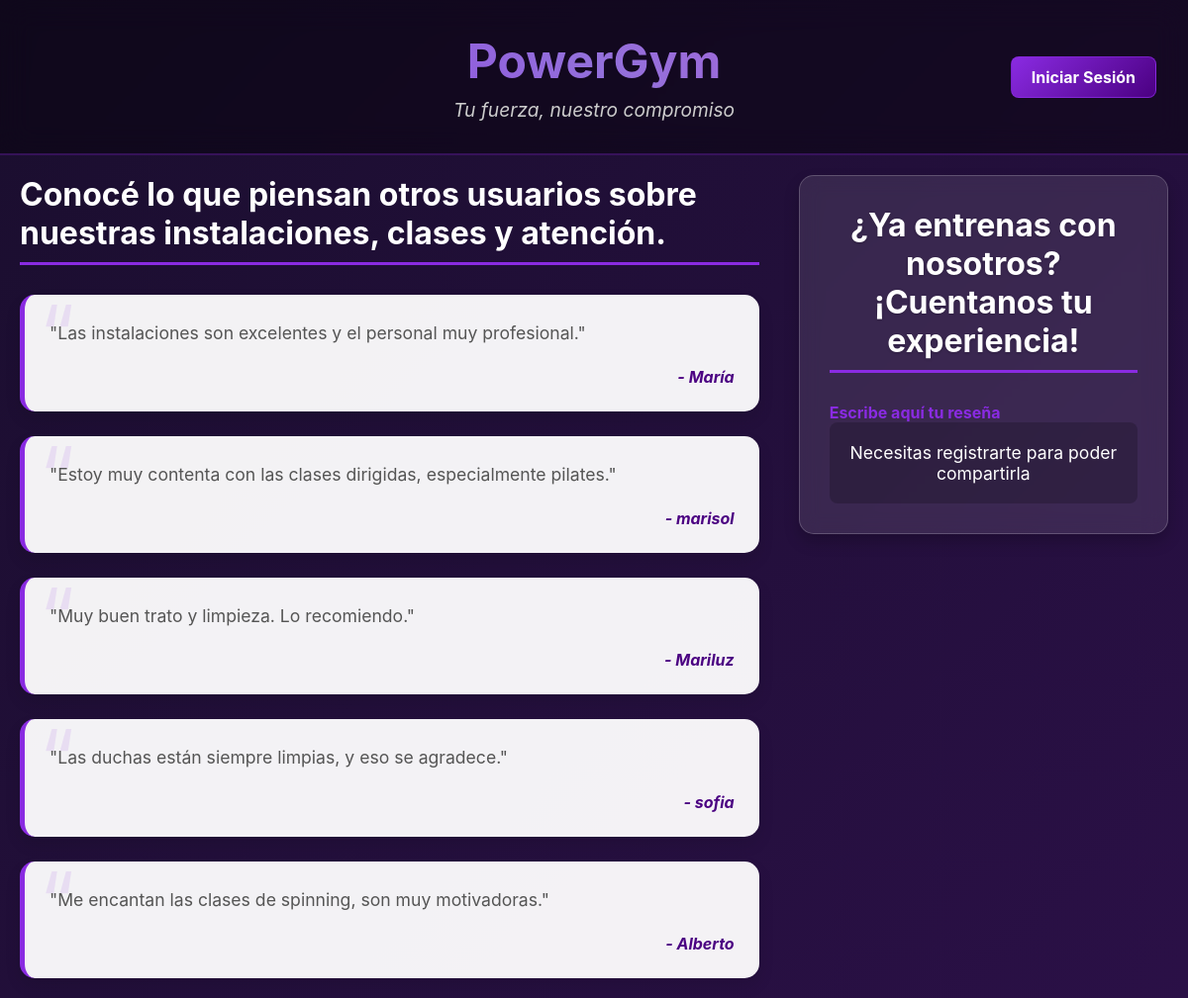
Page /testimonios.php on the committed database.
### tables this page shows
CREATE TABLE IF NOT EXISTS `testimonios` (
  `id` int(11) NOT NULL AUTO_INCREMENT,
  `id_usuario` int(11) DEFAULT NULL,
  `mensaje` text DEFAULT NULL,
  `fecha` date DEFAULT curdate(),
  `visible` tinyint(1) DEFAULT 1,
  PRIMARY KEY (`id`),
  KEY `id_usuario` (`id_usuario`)
);

CREATE TABLE IF NOT EXISTS `usuarios` (
  `id` int(11) NOT NULL AUTO_INCREMENT,
  `nombre` varchar(100) NOT NULL,
  `apellido` varchar(100) NOT NULL,
  `email` varchar(150) NOT NULL,
  `password` varchar(255) NOT NULL,
  `fecha_registro` date NOT NULL DEFAULT current_timestamp(),
  `token` varchar(64) NOT NULL,
  `token_recuperacion` varchar(64) NOT NULL,
  `verificado` int(11) NOT NULL,
  `intentos_fallidos` int(11) NOT NULL,
  `bloqueado` tinyint(4) NOT NULL,
  `ultima_conexion` datetime DEFAULT NULL,
  `tipo` tinyint(1) NOT NULL DEFAULT 0,
  PRIMARY KEY (`id`),
  UNIQUE KEY `email` (`email`)
);

### config/database.php (called while the page is built, shortened)
<?php
class Database {
    private $host = DB_HOST;
    private $username = DB_USER;
    private $password = DB_PASS;
    private $database = DB_NAME;
    private $conexion;
    private function connect(){
        $this->conexion = new mysqli($this->host, $this->username, $this->password, $this->database);
        $this->conexion->set_charset("utf8");
    }
    public function getConexion(){
        return $this->conexion;
    }
}

### controllers/testimonioController.php (called while the page is built, shortened)
<?php
require_once __DIR__ . '/../config/database.php';
require_once __DIR__ . '/../data/testimonioDB.php';
class TestimonioController {
    private $testimonioDB;
    public function __construct() {
        $database = new Database();
        $this->testimonioDB = new testimonioDB($database);
    }
    public function obtenerTestimoniosParaWeb() {
        return $this->testimonioDB->obtenerTestimoniosVisibles();
    }
}

### data/testimonioDB.php (called while the page is built, shortened)
<?php
class testimonioDB {
    private $db;
    public function __construct($database){
        $this->db = $database->getConexion();
    }
    public function obtenerTestimoniosVisibles() {
        $sql = "
            SELECT t.id, t.mensaje, t.fecha, u.nombre AS nombre_usuario
            FROM testimonios t
            JOIN usuarios u ON t.id_usuario = u.id
            WHERE t.visible = 1
            ORDER BY t.fecha DESC
        ";
        $resultado = $this->db->query($sql);
        $testimonios = [];
        if ($resultado && $resultado->num_rows > 0) {
            while ($row = $resultado->fetch_assoc()) {
                $testimonios[] = $row;
            }
        }
        return $testimonios;
    }
}

### testimonios.php (the view, shortened to what this page needs)
<?php
require_once __DIR__ . '/controllers/testimonioController.php';
$testimonioController = new TestimonioController();
$testimonios_visibles = $testimonioController->obtenerTestimoniosParaWeb();
$mensaje_val = $_POST['mensaje'] ?? '';
$is_logged_in = isset($_SESSION['usuario_id']);
?>
<!DOCTYPE html>
<html lang="es">
<head>
    <link rel="stylesheet" href="cs/estilos.css">
</head>
<body>
    <header class="header">
        <div class="logo">
            <a href="index.html" style="text-decoration: none; color: inherit;"><h1>PowerGym</h1></a>
            <p>Tu fuerza, nuestro compromiso</p>
        </div>
        <div class="header-buttons">
            <a href="login.php?action=login" id="login-button" class="login-btn">Iniciar Sesión</a>
        </div>
    </header>
    <div class="page-container">
        <div class="reseñas-layout">
            <div class="reseñas-columna">
                <h2>Conocé lo que piensan otros usuarios sobre nuestras instalaciones, clases y atención.</h2>
                <?php if (empty($testimonios_visibles)): ?>
                    <p style="color: white;">Aún no hay reseñas publicadas. ¡Sé el primero en dejar una!</p>
                <?php else: ?>
                    <div class="testimonios-grid">
                        <?php foreach ($testimonios_visibles as $testimonio): ?>
                            <div class="testimonio-card">
                                <p>"<?php echo htmlspecialchars($testimonio['mensaje']); ?>"</p>
                                <div class="autor">- <?php echo htmlspecialchars($testimonio['nombre_usuario'] ?? 'Anónimo'); ?></div>
                            </div>
                        <?php endforeach; ?>
                    </div>
                <?php endif; ?>
            </div>
            <div class="formulario-columna">
                <div class="form-testimonio">
                    <h2>¿Ya entrenas con nosotros? ¡Cuentanos tu experiencia!</h2>
                    <?php if ($is_logged_in): ?>
                        <form action="testimonios.php" method="POST">
                            <div class="form-group">
                                <label for="mensaje">Tu Mensaje:</label>
                                <textarea id="mensaje" name="mensaje" required><?php echo htmlspecialchars($mensaje_val); ?></textarea>
                            </div>
                            <div class="form-group">
                                <button type="submit">Enviar Testimonio</button>
                            </div>
                        </form>
                    <?php else: ?>
                        <div class="login-prompt">
                            <a href="login.php?action=rese">Escribe aquí tu reseña</a><p>Necesitas registrarte para poder compartirla</p>
                        </div>
                    <?php endif; ?>
                </div>
            </div>
        </div>
    </div>
</body>
</html>

### cs/estilos.css (style rules this page uses)
* { margin: 0; padding: 0; box-sizing: border-box; }
body { font-family: 'Arial', sans-serif; background: linear-gradient(135deg, rgba(15, 15, 15, 0.85) 0%, rgba(26, 26, 26, 0.85) 25%, rgba(45, 27, 61, 0.85) 50%, rgba(74, 44, 90, 0.85) 75%, rgba(107, 61, 125, 0.85) 100%), url('https://images.unsplash.com/photo-1534438327276-14e5300c3a48?ixlib=rb-4.0.3&ixid=M3wxMjA3fDB8MHxwaG90by1wYWdlfHx8fGVufDB8fHx8fA%3D%3D&auto=format&fit=crop&w=1170&q=80'); background-size: cover; background-position: center; background-attachment: fixed; color: #ffffff; min-height: 100vh; overflow-x: hidden; position: relative; }
.header { position: relative; text-align: center; padding: 2rem 0; background: rgba(0, 0, 0, 0.4); backdrop-filter: blur(15px); border-bottom: 2px solid rgba(138, 43, 226, 0.3); }
.logo h1 { font-size: 3rem; font-weight: bold; background: linear-gradient(45deg, #8a2be2, #9370db, #ba55d3); -webkit-background-clip: text; -webkit-text-fill-color: transparent; background-clip: text; margin-bottom: 0.5rem; animation: logoGlow 2s ease-in-out infinite alternate; transition: transform 0.3s ease, text-shadow 0.3s ease; }
.logo p { font-size: 1.2rem; color: #cccccc; font-style: italic; }
.header-buttons { position: absolute; top: 50%; right: 2rem; transform: translateY(-50%); display: flex; gap: 1rem; z-index: 10; }
.login-btn { background: linear-gradient(135deg, #8a2be2, #4b0082); color: white; padding: 10px 20px; border-radius: 8px; text-decoration: none; font-weight: bold; transition: all 0.3s ease; border: 1px solid rgba(138, 43, 226, 0.7); }

### testimonios.php (style rules this page uses)
body { font-family: -apple-system, BlinkMacSystemFont, "Segoe UI", Roboto, Helvetica, Arial, sans-serif; margin: 0; color: #333; overflow-x: hidden; }
.page-container { padding: 20px; max-width: 1200px; margin: 0 auto; }
.reseñas-layout { display: flex; flex-wrap: wrap; gap: 40px; }
.reseñas-columna { flex: 2; min-width: 300px; }
.formulario-columna { flex: 1; min-width: 300px; }
.reseñas-layout h2 { font-size: 2em; color: #ffffff; border-bottom: 3px solid #8a2be2; padding-bottom: 10px; margin-bottom: 30px; }
.testimonios-grid { display: grid; grid-template-columns: 1fr; gap: 25px; }
.testimonio-card { background-color: rgba(255, 255, 255, 0.95); border-radius: 15px; padding: 25px; box-shadow: 0 8px 16px rgba(0, 0, 0, 0.1); position: relative; overflow: hidden; border-left: 5px solid #8a2be2; transition: transform 0.3s ease, box-shadow 0.3s ease; }
.testimonio-card::before { content: '“'; position: absolute; top: -10px; left: 15px; font-size: 5em; color: rgba(138, 43, 226, 0.1); z-index: 1; }
.testimonio-card p { font-size: 1.1em; line-height: 1.6; color: #555; margin: 0; position: relative; z-index: 2; }
.testimonio-card .autor { display: block; text-align: right; margin-top: 20px; font-weight: bold; font-style: italic; color: #4b0082; position: relative; z-index: 2; }
.form-testimonio { background: rgba(255, 255, 255, 0.1); backdrop-filter: blur(10px); border: 1px solid rgba(255, 255, 255, 0.2); padding: 30px; border-radius: 15px; box-shadow: 0 8px 16px rgba(0, 0, 0, 0.2); position: relative; overflow: hidden; transition: background 0.3s ease; }
.form-testimonio::before { content: ''; position: absolute; top: 0; left: -150%; width: 75%; height: 100%; background: linear-gradient(90deg, transparent, rgba(255, 255, 255, 0.3), transparent); transform: skewX(-25deg); transition: left 0.7s ease-in-out; }
.form-testimonio h2 { text-align: center; margin-top: 0; color: #ffffff; text-shadow: 0 1px 3px rgba(0,0,0,0.2); }
.form-testimonio .login-prompt p { text-align: center; font-size: 1.1em; padding: 20px; background-color: rgba(0, 0, 0, 0.2); border-radius: 8px; color: #ffffff; }
.form-testimonio .login-prompt a { color: #8a2be2; font-weight: bold; text-decoration: none; }

### rows in the picture
testimonios: mensaje "Las instalaciones son excelentes y el personal muy profesional.", id_usuario.nombre "María"
testimonios: mensaje "Estoy muy contenta con las clases dirigidas, especialmente pilates.", id_usuario.nombre "marisol"
testimonios: mensaje "Muy buen trato y limpieza. Lo recomiendo.", id_usuario.nombre "Mariluz"
testimonios: mensaje "Las duchas están siempre limpias, y eso se agradece.", id_usuario.nombre "sofia"
testimonios: mensaje "Me encantan las clases de spinning, son muy motivadoras.", id_usuario.nombre "Alberto"
